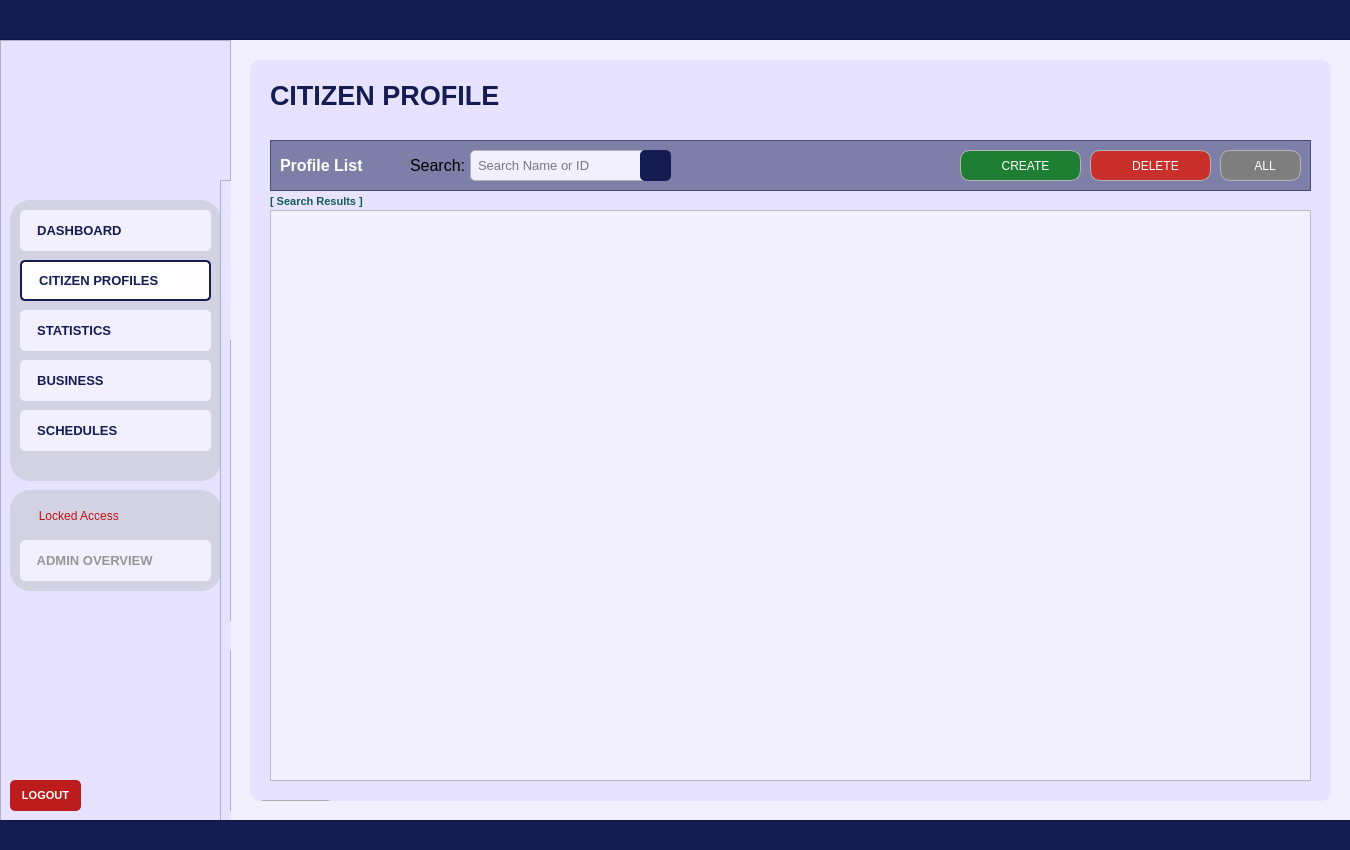
<?xml version="1.0" encoding="UTF-8"?>
<ui version="4.0">
 <class>User_dashboardWidget</class>
 <widget class="QWidget" name="User_dashboardWidget">
  <property name="geometry">
   <rect>
    <x>0</x>
    <y>0</y>
    <width>1350</width>
    <height>850</height>
   </rect>
  </property>
  <property name="sizePolicy">
   <sizepolicy hsizetype="Fixed" vsizetype="Fixed">
    <horstretch>0</horstretch>
    <verstretch>0</verstretch>
   </sizepolicy>
  </property>
  <property name="maximumSize">
   <size>
    <width>1350</width>
    <height>850</height>
   </size>
  </property>
  <property name="windowTitle">
   <string>Form</string>
  </property>
  <property name="styleSheet">
   <string notr="true">#User_dashboardWidget{
	background-color: #f2efff;
}</string>
  </property>
  <widget class="QFrame" name="baseNavFrame">
   <property name="geometry">
    <rect>
     <x>0</x>
     <y>40</y>
     <width>231</width>
     <height>781</height>
    </rect>
   </property>
   <property name="styleSheet">
    <string notr="true">#baseNavFrame {
	background-color: #e7e2ff;
}</string>
   </property>
   <property name="frameShape">
    <enum>QFrame::Shape::StyledPanel</enum>
   </property>
   <property name="frameShadow">
    <enum>QFrame::Shadow::Raised</enum>
   </property>
   <widget class="QFrame" name="baseNavFramesub1">
    <property name="geometry">
     <rect>
      <x>10</x>
      <y>160</y>
      <width>211</width>
      <height>281</height>
     </rect>
    </property>
    <property name="autoFillBackground">
     <bool>false</bool>
    </property>
    <property name="styleSheet">
     <string notr="true">#baseNavFramesub1{
	background-color: #d3d2e2;
	border-radius: 20px;
	border: 2px solid #d3d2e2;
	opacity: 0.1;
}</string>
    </property>
    <property name="frameShape">
     <enum>QFrame::Shape::StyledPanel</enum>
    </property>
    <property name="frameShadow">
     <enum>QFrame::Shadow::Raised</enum>
    </property>
    <widget class="QPushButton" name="nav_buttonDashboard">
     <property name="geometry">
      <rect>
       <x>10</x>
       <y>10</y>
       <width>191</width>
       <height>41</height>
      </rect>
     </property>
     <property name="font">
      <font>
       <family>Arial</family>
       <pointsize>10</pointsize>
       <bold>true</bold>
      </font>
     </property>
     <property name="cursor">
      <cursorShape>PointingHandCursor</cursorShape>
     </property>
     <property name="layoutDirection">
      <enum>Qt::LayoutDirection::LeftToRight</enum>
     </property>
     <property name="styleSheet">
      <string notr="true">#nav_buttonDashboard {
    background-color: #f2efff;
    color: #141c52;
    border-radius: 5px;
	text-align: left;
	padding: 10px;
}
#nav_buttonDashboard:hover {
    background-color: #fdfdff; /* Slightly lighter blue when hovered */
}
#nav_buttonDashboard:pressed {
    background-color: #e7e5f4; /* Darker blue when clicked */
}</string>
     </property>
     <property name="text">
      <string>  DASHBOARD</string>
     </property>
     <property name="icon">
      <iconset>
       <normaloff>../../Assets/Icons/icon_dashboard.svg</normaloff>../../Assets/Icons/icon_dashboard.svg</iconset>
     </property>
     <property name="iconSize">
      <size>
       <width>30</width>
       <height>30</height>
      </size>
     </property>
    </widget>
    <widget class="QPushButton" name="nav_buttonCitizenProfiles">
     <property name="geometry">
      <rect>
       <x>10</x>
       <y>60</y>
       <width>191</width>
       <height>41</height>
      </rect>
     </property>
     <property name="font">
      <font>
       <family>Arial</family>
       <pointsize>10</pointsize>
       <bold>true</bold>
      </font>
     </property>
     <property name="cursor">
      <cursorShape>PointingHandCursor</cursorShape>
     </property>
     <property name="styleSheet">
      <string notr="true">#nav_buttonCitizenProfiles {
    background-color: #fdfdff;
    color: #141c52;
    border-radius: 5px;
	border: 2px solid #141c52; 
	text-align: left;;
    padding: 10px; /* Optional: Adjusts spacing inside the button */
}
</string>
     </property>
     <property name="text">
      <string>  CITIZEN PROFILES</string>
     </property>
     <property name="icon">
      <iconset>
       <normaloff>../../Assets/Icons/icon_citizenprofiles.svg</normaloff>../../Assets/Icons/icon_citizenprofiles.svg</iconset>
     </property>
     <property name="iconSize">
      <size>
       <width>30</width>
       <height>30</height>
      </size>
     </property>
    </widget>
    <widget class="QPushButton" name="nav_buttonStatistics">
     <property name="geometry">
      <rect>
       <x>10</x>
       <y>110</y>
       <width>191</width>
       <height>41</height>
      </rect>
     </property>
     <property name="font">
      <font>
       <family>Arial</family>
       <pointsize>10</pointsize>
       <bold>true</bold>
      </font>
     </property>
     <property name="cursor">
      <cursorShape>PointingHandCursor</cursorShape>
     </property>
     <property name="styleSheet">
      <string notr="true">#nav_buttonStatistics {
    background-color: #f2efff;
    color: #141c52;
    border-radius: 5px;
	text-align: left;
    padding: 10px; /* Optional: Adjusts spacing inside the button */
}
#nav_buttonStatistics:hover {
    background-color: #fdfdff; /* Slightly lighter blue when hovered */
}
#nav_buttonStatistics:pressed {
    background-color: #e7e5f4; /* Darker blue when clicked */
}</string>
     </property>
     <property name="text">
      <string>  STATISTICS</string>
     </property>
     <property name="icon">
      <iconset>
       <normaloff>../../Assets/Icons/icon_statistics.svg</normaloff>../../Assets/Icons/icon_statistics.svg</iconset>
     </property>
     <property name="iconSize">
      <size>
       <width>30</width>
       <height>30</height>
      </size>
     </property>
    </widget>
    <widget class="QPushButton" name="nav_buttonSchedules">
     <property name="geometry">
      <rect>
       <x>10</x>
       <y>210</y>
       <width>191</width>
       <height>41</height>
      </rect>
     </property>
     <property name="font">
      <font>
       <family>Arial</family>
       <pointsize>10</pointsize>
       <bold>true</bold>
      </font>
     </property>
     <property name="cursor">
      <cursorShape>PointingHandCursor</cursorShape>
     </property>
     <property name="styleSheet">
      <string notr="true">#nav_buttonSchedules {
    background-color: #f2efff;
    color: #141c52;
    border-radius: 5px;
	text-align: left;
    padding: 10px; /* Optional: Adjusts spacing inside the button */
}
#nav_buttonSchedules:hover {
    background-color: #fdfdff; /* Slightly lighter blue when hovered */
}
#nav_buttonSchedules:pressed {
    background-color: #e7e5f4; /* Darker blue when clicked */
}</string>
     </property>
     <property name="text">
      <string>  SCHEDULES</string>
     </property>
     <property name="icon">
      <iconset>
       <normaloff>../../Assets/Icons/icon_schedule.svg</normaloff>../../Assets/Icons/icon_schedule.svg</iconset>
     </property>
     <property name="iconSize">
      <size>
       <width>30</width>
       <height>30</height>
      </size>
     </property>
    </widget>
    <widget class="QPushButton" name="nav_buttonBusiness">
     <property name="geometry">
      <rect>
       <x>10</x>
       <y>160</y>
       <width>191</width>
       <height>41</height>
      </rect>
     </property>
     <property name="font">
      <font>
       <family>Arial</family>
       <pointsize>10</pointsize>
       <bold>true</bold>
      </font>
     </property>
     <property name="cursor">
      <cursorShape>PointingHandCursor</cursorShape>
     </property>
     <property name="styleSheet">
      <string notr="true">#nav_buttonBusiness {
    background-color: #f2efff;
    color: #141c52;
    border-radius: 5px;
	text-align: left;
    padding: 10px; /* Optional: Adjusts spacing inside the button */
}
#nav_buttonBusiness:hover {
    background-color: #fdfdff; /* Slightly lighter blue when hovered */
}
#nav_buttonBusiness:pressed {
    background-color: #e7e5f4; /* Darker blue when clicked */
}</string>
     </property>
     <property name="text">
      <string>  BUSINESS</string>
     </property>
     <property name="icon">
      <iconset>
       <normaloff>../../Assets/Icons/icon_business.svg</normaloff>../../Assets/Icons/icon_business.svg</iconset>
     </property>
     <property name="iconSize">
      <size>
       <width>30</width>
       <height>30</height>
      </size>
     </property>
    </widget>
   </widget>
   <widget class="QFrame" name="baseNavFramesub2">
    <property name="geometry">
     <rect>
      <x>10</x>
      <y>450</y>
      <width>211</width>
      <height>101</height>
     </rect>
    </property>
    <property name="autoFillBackground">
     <bool>false</bool>
    </property>
    <property name="styleSheet">
     <string notr="true">#baseNavFramesub2{
	background-color: #d3d2e2;
	border-radius: 20px;
	border: 2px solid #d3d2e2;
	opacity: 0.1;
}</string>
    </property>
    <property name="frameShape">
     <enum>QFrame::Shape::StyledPanel</enum>
    </property>
    <property name="frameShadow">
     <enum>QFrame::Shadow::Raised</enum>
    </property>
    <widget class="QPushButton" name="nav_buttonAdminOverview">
     <property name="geometry">
      <rect>
       <x>10</x>
       <y>50</y>
       <width>191</width>
       <height>41</height>
      </rect>
     </property>
     <property name="font">
      <font>
       <family>Arial</family>
       <pointsize>10</pointsize>
       <bold>true</bold>
      </font>
     </property>
     <property name="cursor">
      <cursorShape>ForbiddenCursor</cursorShape>
     </property>
     <property name="styleSheet">
      <string notr="true">#nav_buttonAdminOverview {
    background-color: #f2efff;
    color: #969696;
    border-radius: 5px;
	text-align: left;
    padding: 10px; /* Optional: Adjusts spacing inside the button */
}
/*#nav_buttonAdminOverview:hover {
    background-color: #fdfdff;
}
#nav_buttonAdminOverview:pressed {
    background-color: #e7e5f4; 
}*/</string>
     </property>
     <property name="text">
      <string>  ADMIN OVERVIEW</string>
     </property>
     <property name="icon">
      <iconset>
       <normaloff>../../Assets/Icons/icon_adminoverview_off.svg</normaloff>../../Assets/Icons/icon_adminoverview_off.svg</iconset>
     </property>
     <property name="iconSize">
      <size>
       <width>30</width>
       <height>30</height>
      </size>
     </property>
    </widget>
    <widget class="QPushButton" name="nav_isLocked">
     <property name="geometry">
      <rect>
       <x>10</x>
       <y>10</y>
       <width>111</width>
       <height>31</height>
      </rect>
     </property>
     <property name="styleSheet">
      <string notr="true">#nav_isLocked{
	background-color: #d3d2e2;
	border-radius: 20px;
	border: 2px solid #d3d2e2;
	opacity: 0.1;
	color: #c01111;
}</string>
     </property>
     <property name="text">
      <string>  Locked Access</string>
     </property>
     <property name="icon">
      <iconset>
       <normaloff>../../Assets/Icons/icon_isLocked.svg</normaloff>../../Assets/Icons/icon_isLocked.svg</iconset>
     </property>
     <property name="iconSize">
      <size>
       <width>20</width>
       <height>20</height>
      </size>
     </property>
    </widget>
   </widget>
   <widget class="QLabel" name="nav_imageLogo">
    <property name="geometry">
     <rect>
      <x>70</x>
      <y>30</y>
      <width>91</width>
      <height>91</height>
     </rect>
    </property>
    <property name="font">
     <font>
      <family>Arial</family>
      <pointsize>18</pointsize>
      <bold>true</bold>
     </font>
    </property>
    <property name="styleSheet">
     <string notr="true">#nav_imageLogo{	
	background-color: transparent;
	color: #ffffff;
}
</string>
    </property>
    <property name="text">
     <string/>
    </property>
    <property name="pixmap">
     <pixmap>../../Assets/Images/logo_brgyClear.png</pixmap>
    </property>
    <property name="scaledContents">
     <bool>true</bool>
    </property>
   </widget>
   <widget class="QPushButton" name="logout_buttonLogout">
    <property name="geometry">
     <rect>
      <x>10</x>
      <y>740</y>
      <width>71</width>
      <height>31</height>
     </rect>
    </property>
    <property name="font">
     <font>
      <family>Arial</family>
      <pointsize>8</pointsize>
      <bold>true</bold>
     </font>
    </property>
    <property name="cursor">
     <cursorShape>PointingHandCursor</cursorShape>
    </property>
    <property name="styleSheet">
     <string notr="true">#logout_buttonLogout {
    background-color: #bc1c1c;
    color: white;
    border-radius: 5px;
    padding: 10px; /* Optional: Adjusts spacing inside the button */
}
#logout_buttonLogout:hover {
    background-color: #d82020; /* Slightly lighter blue when hovered */
}
#logout_buttonLogout:pressed {
    background-color: #8c1515; /* Darker blue when clicked */
}</string>
    </property>
    <property name="text">
     <string>LOGOUT</string>
    </property>
   </widget>
   <widget class="QFrame" name="baseNavFrame_2">
    <property name="geometry">
     <rect>
      <x>220</x>
      <y>140</y>
      <width>231</width>
      <height>781</height>
     </rect>
    </property>
    <property name="styleSheet">
     <string notr="true">background-color: #e7e2ff;</string>
    </property>
    <property name="frameShape">
     <enum>QFrame::Shape::StyledPanel</enum>
    </property>
    <property name="frameShadow">
     <enum>QFrame::Shadow::Raised</enum>
    </property>
    <widget class="QFrame" name="baseNavFramesub1_2">
     <property name="geometry">
      <rect>
       <x>10</x>
       <y>160</y>
       <width>211</width>
       <height>281</height>
      </rect>
     </property>
     <property name="autoFillBackground">
      <bool>false</bool>
     </property>
     <property name="styleSheet">
      <string notr="true">#baseNavFramesub1{
	background-color: #d3d2e2;
	border-radius: 20px;
	border: 2px solid #d3d2e2;
	opacity: 0.1;
}</string>
     </property>
     <property name="frameShape">
      <enum>QFrame::Shape::StyledPanel</enum>
     </property>
     <property name="frameShadow">
      <enum>QFrame::Shadow::Raised</enum>
     </property>
    </widget>
    <widget class="QFrame" name="baseNavFramesub2_2">
     <property name="geometry">
      <rect>
       <x>10</x>
       <y>470</y>
       <width>211</width>
       <height>161</height>
      </rect>
     </property>
     <property name="autoFillBackground">
      <bool>false</bool>
     </property>
     <property name="styleSheet">
      <string notr="true">#baseNavFramesub2{
	background-color: #d3d2e2;
	border-radius: 20px;
	border: 2px solid #d3d2e2;
	opacity: 0.1;
}</string>
     </property>
     <property name="frameShape">
      <enum>QFrame::Shape::StyledPanel</enum>
     </property>
     <property name="frameShadow">
      <enum>QFrame::Shadow::Raised</enum>
     </property>
    </widget>
    <widget class="QLabel" name="login_imageLogo_2">
     <property name="geometry">
      <rect>
       <x>70</x>
       <y>30</y>
       <width>91</width>
       <height>91</height>
      </rect>
     </property>
     <property name="font">
      <font>
       <family>Arial</family>
       <pointsize>18</pointsize>
       <bold>true</bold>
      </font>
     </property>
     <property name="styleSheet">
      <string notr="true">#login_imageLogo{	
	background-color: transparent;
	color: #ffffff;
}
</string>
     </property>
     <property name="text">
      <string/>
     </property>
     <property name="pixmap">
      <pixmap>../Assets/logo_brgyClear.png</pixmap>
     </property>
     <property name="scaledContents">
      <bool>true</bool>
     </property>
    </widget>
    <widget class="QPushButton" name="logout_buttonLogout_2">
     <property name="geometry">
      <rect>
       <x>10</x>
       <y>740</y>
       <width>71</width>
       <height>31</height>
      </rect>
     </property>
     <property name="font">
      <font>
       <family>Arial</family>
       <pointsize>8</pointsize>
       <bold>true</bold>
      </font>
     </property>
     <property name="cursor">
      <cursorShape>PointingHandCursor</cursorShape>
     </property>
     <property name="styleSheet">
      <string notr="true">#logout_buttonLogout {
    background-color: #bc1c1c;
    color: white;
    border-radius: 5px;
    padding: 10px; /* Optional: Adjusts spacing inside the button */
}
#logout_buttonLogout:hover {
    background-color: #d82020; /* Slightly lighter blue when hovered */
}
#logout_buttonLogout:pressed {
    background-color: #8c1515; /* Darker blue when clicked */
}</string>
     </property>
     <property name="text">
      <string>LOGOUT</string>
     </property>
    </widget>
   </widget>
  </widget>
  <widget class="QFrame" name="border_blueLines1">
   <property name="geometry">
    <rect>
     <x>-10</x>
     <y>-1</y>
     <width>1371</width>
     <height>41</height>
    </rect>
   </property>
   <property name="styleSheet">
    <string notr="true">#border_blueLines1{
	background-color: #141c52;
}
</string>
   </property>
   <property name="frameShape">
    <enum>QFrame::Shape::StyledPanel</enum>
   </property>
   <property name="frameShadow">
    <enum>QFrame::Shadow::Raised</enum>
   </property>
  </widget>
  <widget class="QFrame" name="border_blueLines2">
   <property name="geometry">
    <rect>
     <x>-10</x>
     <y>820</y>
     <width>1381</width>
     <height>31</height>
    </rect>
   </property>
   <property name="styleSheet">
    <string notr="true">#border_blueLines2{
	background-color: #141c52;
}
</string>
   </property>
   <property name="frameShape">
    <enum>QFrame::Shape::StyledPanel</enum>
   </property>
   <property name="frameShadow">
    <enum>QFrame::Shadow::Raised</enum>
   </property>
  </widget>
  <widget class="QFrame" name="baseBodyFrame">
   <property name="geometry">
    <rect>
     <x>250</x>
     <y>60</y>
     <width>1081</width>
     <height>741</height>
    </rect>
   </property>
   <property name="styleSheet">
    <string notr="true">#baseBodyFrame {
	background-color: #e7e2ff;
	border: none;
	border-radius: 10px;
}</string>
   </property>
   <property name="frameShape">
    <enum>QFrame::Shape::StyledPanel</enum>
   </property>
   <property name="frameShadow">
    <enum>QFrame::Shadow::Raised</enum>
   </property>
   <widget class="QPushButton" name="logout_buttonLogout_3">
    <property name="geometry">
     <rect>
      <x>10</x>
      <y>740</y>
      <width>71</width>
      <height>31</height>
     </rect>
    </property>
    <property name="font">
     <font>
      <family>Arial</family>
      <pointsize>8</pointsize>
      <bold>true</bold>
     </font>
    </property>
    <property name="cursor">
     <cursorShape>PointingHandCursor</cursorShape>
    </property>
    <property name="styleSheet">
     <string notr="true">#logout_buttonLogout {
    background-color: #bc1c1c;
    color: white;
    border-radius: 5px;
    padding: 10px; /* Optional: Adjusts spacing inside the button */
}
#logout_buttonLogout:hover {
    background-color: #d82020; /* Slightly lighter blue when hovered */
}
#logout_buttonLogout:pressed {
    background-color: #8c1515; /* Darker blue when clicked */
}</string>
    </property>
    <property name="text">
     <string>LOGOUT</string>
    </property>
   </widget>
   <widget class="QLabel" name="title_bodyCitizenProfile">
    <property name="geometry">
     <rect>
      <x>20</x>
      <y>20</y>
      <width>381</width>
      <height>31</height>
     </rect>
    </property>
    <property name="font">
     <font>
      <family>Arial</family>
      <pointsize>20</pointsize>
      <bold>true</bold>
     </font>
    </property>
    <property name="styleSheet">
     <string notr="true">#title_bodyCitizenProfile {
	background-color: transparent;
	color: #141c52;
}
</string>
    </property>
    <property name="text">
     <string>CITIZEN PROFILE</string>
    </property>
   </widget>
   <widget class="QFrame" name="table_titleFrameDashboard">
    <property name="geometry">
     <rect>
      <x>20</x>
      <y>80</y>
      <width>1041</width>
      <height>51</height>
     </rect>
    </property>
    <property name="styleSheet">
     <string notr="true">#table_titleFrameDashboard{
	background-color: rgba(20, 28, 82, 128)
}
</string>
    </property>
    <property name="frameShape">
     <enum>QFrame::Shape::StyledPanel</enum>
    </property>
    <property name="frameShadow">
     <enum>QFrame::Shadow::Raised</enum>
    </property>
    <widget class="QLabel" name="label_tableTitleDashboard">
     <property name="geometry">
      <rect>
       <x>10</x>
       <y>0</y>
       <width>91</width>
       <height>51</height>
      </rect>
     </property>
     <property name="font">
      <font>
       <family>Arial</family>
       <pointsize>12</pointsize>
       <bold>true</bold>
      </font>
     </property>
     <property name="styleSheet">
      <string notr="true">#label_tableTitleDashboard {
	background-color: transparent;
	color: #FFFFFF;
}
</string>
     </property>
     <property name="text">
      <string>Profile List</string>
     </property>
    </widget>
    <widget class="QLineEdit" name="profileList_fieldSearch">
     <property name="geometry">
      <rect>
       <x>200</x>
       <y>10</y>
       <width>201</width>
       <height>31</height>
      </rect>
     </property>
     <property name="font">
      <font>
       <family>Arial</family>
       <pointsize>10</pointsize>
      </font>
     </property>
     <property name="styleSheet">
      <string notr="true">#profileList_fieldSearch{
    border: 1px solid #b3b3b3;  /* Black border */
    border-radius: 5px;        /* Rounded corners */
    padding: 5px;               /* Inner spacing */
    background-color: #f2efff;  /* Gray background */
    color: #000000; 
}
</string>
     </property>
     <property name="text">
      <string/>
     </property>
     <property name="placeholderText">
      <string>Search Name or ID</string>
     </property>
    </widget>
    <widget class="QLabel" name="label_tableTitleDashboard_2">
     <property name="geometry">
      <rect>
       <x>140</x>
       <y>0</y>
       <width>91</width>
       <height>51</height>
      </rect>
     </property>
     <property name="font">
      <font>
       <family>Arial</family>
       <pointsize>12</pointsize>
       <bold>false</bold>
      </font>
     </property>
     <property name="styleSheet">
      <string notr="true">#label_tableTitleDashboard {
	background-color: transparent;
	color: #FFFFFF;
}
</string>
     </property>
     <property name="text">
      <string>Search:</string>
     </property>
    </widget>
    <widget class="QPushButton" name="profileList_buttonCreate">
     <property name="geometry">
      <rect>
       <x>690</x>
       <y>10</y>
       <width>121</width>
       <height>31</height>
      </rect>
     </property>
     <property name="font">
      <font>
       <family>Arial</family>
       <pointsize>9</pointsize>
      </font>
     </property>
     <property name="cursor">
      <cursorShape>PointingHandCursor</cursorShape>
     </property>
     <property name="focusPolicy">
      <enum>Qt::FocusPolicy::NoFocus</enum>
     </property>
     <property name="styleSheet">
      <string notr="true">#profileList_buttonCreate {
    background-color:  #1e7e34; /* Default green */
    color: white;
    border: 1px solid #b5b5b5;
    border-radius: 10px;
    padding: 10px; 
}

#profileList_buttonCreate:hover {
    background-color: #28a745; /* Brighter green when hovered */
    color: white; 
}

#profileList_buttonCreate:pressed {
    background-color:  #34c759; /* Darker green when pressed */
    color: white; 
}
</string>
     </property>
     <property name="text">
      <string>   CREATE</string>
     </property>
     <property name="icon">
      <iconset>
       <normaloff>../../Assets/FuncIcons/icon_add.svg</normaloff>../../Assets/FuncIcons/icon_add.svg</iconset>
     </property>
     <property name="iconSize">
      <size>
       <width>20</width>
       <height>20</height>
      </size>
     </property>
    </widget>
    <widget class="QPushButton" name="profileList_buttonDelete">
     <property name="geometry">
      <rect>
       <x>820</x>
       <y>10</y>
       <width>121</width>
       <height>31</height>
      </rect>
     </property>
     <property name="font">
      <font>
       <family>Arial</family>
       <pointsize>9</pointsize>
      </font>
     </property>
     <property name="cursor">
      <cursorShape>PointingHandCursor</cursorShape>
     </property>
     <property name="focusPolicy">
      <enum>Qt::FocusPolicy::NoFocus</enum>
     </property>
     <property name="styleSheet">
      <string notr="true">#profileList_buttonDelete {
    background-color: #c9302c; /* Default red */
    color: white;
    border: 1px solid #b5b5b5; /* Light gray border */
    border-radius: 10px;
    padding: 10px; 
}

#profileList_buttonDelete:hover {
    background-color: #d9534f; /* Brighter red when hovered */
    color: white; 
}

#profileList_buttonDelete:pressed {
    background-color: #a52a2a; /* Darker red when pressed */
    color: white; 
}</string>
     </property>
     <property name="text">
      <string>   DELETE</string>
     </property>
     <property name="icon">
      <iconset>
       <normaloff>../../Assets/FuncIcons/icon_del.svg</normaloff>../../Assets/FuncIcons/icon_del.svg</iconset>
     </property>
     <property name="iconSize">
      <size>
       <width>20</width>
       <height>20</height>
      </size>
     </property>
    </widget>
    <widget class="QPushButton" name="profileList_buttonSelectAll">
     <property name="geometry">
      <rect>
       <x>950</x>
       <y>10</y>
       <width>81</width>
       <height>31</height>
      </rect>
     </property>
     <property name="font">
      <font>
       <family>Arial</family>
       <pointsize>9</pointsize>
      </font>
     </property>
     <property name="cursor">
      <cursorShape>PointingHandCursor</cursorShape>
     </property>
     <property name="focusPolicy">
      <enum>Qt::FocusPolicy::NoFocus</enum>
     </property>
     <property name="styleSheet">
      <string notr="true">#profileList_buttonSelectAll {
    background-color:  #7e7e7e; /* Default green */
    color: white;
    border: 1px solid #b5b5b5;
    border-radius: 10px;
    padding: 10px; 
}

#profileList_buttonSelectAll:hover {
    background-color: #bfbfbf; /* Brighter green when hovered */
    color: white; 
}

#profileList_buttonSelectAll:pressed {
    background-color: #636363; /* Darker green when pressed */
    color: white; 
}
</string>
     </property>
     <property name="text">
      <string>   ALL</string>
     </property>
     <property name="icon">
      <iconset>
       <normaloff>../../Assets/FuncIcons/icon_selectall.svg</normaloff>../../Assets/FuncIcons/icon_selectall.svg</iconset>
     </property>
     <property name="iconSize">
      <size>
       <width>20</width>
       <height>20</height>
      </size>
     </property>
    </widget>
    <widget class="QPushButton" name="profileList_buttonSearch">
     <property name="geometry">
      <rect>
       <x>370</x>
       <y>10</y>
       <width>31</width>
       <height>31</height>
      </rect>
     </property>
     <property name="font">
      <font>
       <family>Arial</family>
       <pointsize>9</pointsize>
      </font>
     </property>
     <property name="cursor">
      <cursorShape>PointingHandCursor</cursorShape>
     </property>
     <property name="focusPolicy">
      <enum>Qt::FocusPolicy::NoFocus</enum>
     </property>
     <property name="styleSheet">
      <string notr="true">#profileList_buttonSearch {
    background-color:  #141c52;
    color: white;
    border-radius: 5px;
    padding: 10px; /* Optional: Adjusts spacing inside the button */
}
#profileList_buttonSearch:hover {
    background-color: #1a237e; /* Slightly lighter blue when hovered */
}
#profileList_buttonSearch:pressed {
    background-color: #0f1442; /* Darker blue when clicked */
}</string>
     </property>
     <property name="text">
      <string/>
     </property>
     <property name="icon">
      <iconset>
       <normaloff>../../Assets/FuncIcons/icon_search_w.svg</normaloff>../../Assets/FuncIcons/icon_search_w.svg</iconset>
     </property>
     <property name="iconSize">
      <size>
       <width>20</width>
       <height>20</height>
      </size>
     </property>
    </widget>
   </widget>
   <widget class="QTableWidget" name="tableView_profileList">
    <property name="geometry">
     <rect>
      <x>20</x>
      <y>150</y>
      <width>1041</width>
      <height>571</height>
     </rect>
    </property>
    <property name="styleSheet">
     <string notr="true">#tableView_profileList{
	background-color: #f2efff;
}</string>
    </property>
    <attribute name="horizontalHeaderVisible">
     <bool>true</bool>
    </attribute>
    <attribute name="horizontalHeaderCascadingSectionResizes">
     <bool>false</bool>
    </attribute>
    <attribute name="horizontalHeaderShowSortIndicator" stdset="0">
     <bool>false</bool>
    </attribute>
    <attribute name="horizontalHeaderStretchLastSection">
     <bool>true</bool>
    </attribute>
    <attribute name="verticalHeaderCascadingSectionResizes">
     <bool>false</bool>
    </attribute>
   </widget>
   <widget class="QLabel" name="message_ProfileList">
    <property name="geometry">
     <rect>
      <x>20</x>
      <y>131</y>
      <width>381</width>
      <height>20</height>
     </rect>
    </property>
    <property name="font">
     <font>
      <family>Arial</family>
      <pointsize>8</pointsize>
      <bold>true</bold>
     </font>
    </property>
    <property name="styleSheet">
     <string notr="true">#message_ProfileList{
	color: #145c52;
}</string>
    </property>
    <property name="text">
     <string>[ Search Results ]</string>
    </property>
   </widget>
  </widget>
 </widget>
 <resources/>
 <connections/>
</ui>
